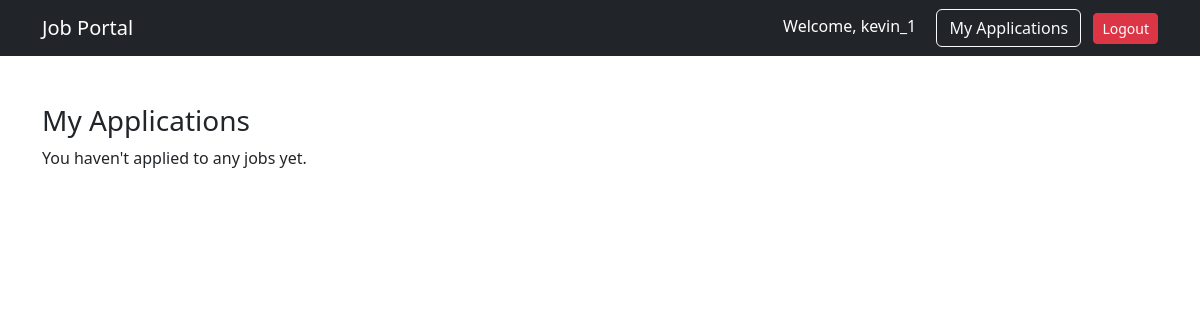
The page /applications/my/ (signed in) on the database as committed earlier.
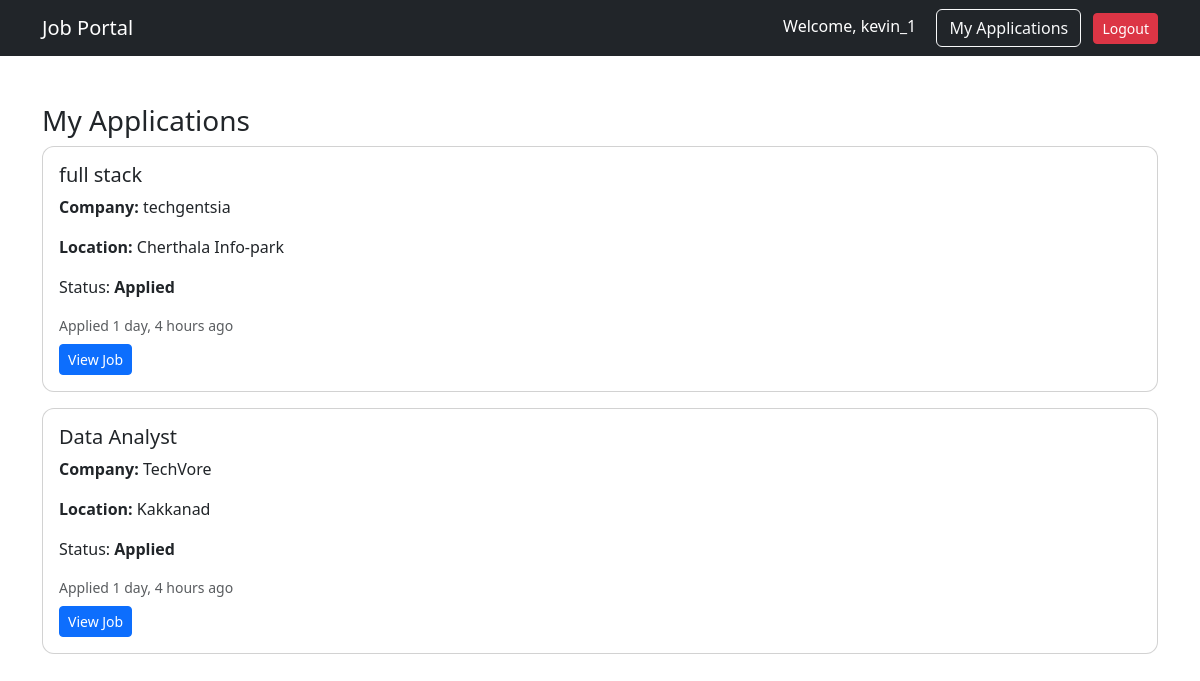
The same page on the database as committed later.
### applications/models.py (models this page shows, shortened)
class Application(models.Model):
    user = models.ForeignKey(settings.AUTH_USER_MODEL,
                              on_delete=models.CASCADE)
    job = models.ForeignKey(Job,
                            on_delete=models.CASCADE)
    applied_at = models.DateTimeField(auto_now_add=True)
    status = models.CharField(max_length=20,
                               default="Applied")

### jobs/models.py (models this page shows, shortened)
class Job(models.Model):
    recruiter = models.ForeignKey(
        settings.AUTH_USER_MODEL,
        on_delete=models.CASCADE
    )
    title = models.CharField(max_length=200)
    company = models.CharField(max_length=200)
    location = models.CharField(max_length=200)
    description = models.TextField()
    salary = models.CharField(max_length=100, blank=True)
    created_at = models.DateTimeField(auto_now_add=True)
    application_deadline = models.DateField(null=True, blank=True)

### applications/views.py (the view)
# urls.py: path("my/", views.my_applications, name="my_applications"),
@login_required
def my_applications(request):
    applications = Application.objects.filter(
        user=request.user
    ).order_by("-applied_at")
    return render(
        request,
        "applications/my_applications.html",
        {"applications": applications},
    )

### templates/applications/my_applications.html
{% extends "base.html" %}
{% block content %}
<h3>My Applications</h3>
{% for app in applications %}
<div class="card p-3 mb-3">
    <h5>{{ app.job.title }}</h5>
    <p><strong>Company:</strong> {{ app.job.company }}</p>
    <p><strong>Location:</strong> {{ app.job.location }}</p>
    <p>
        Status:
        <strong>{{ app.status }}</strong>
    </p>
    <small class="text-muted">
        Applied {{ app.applied_at|timesince }} ago
    </small>
    <div class="mt-2">
        <a href="{% url 'job_detail' app.job.id %}"
           class="btn btn-primary btn-sm">
           View Job
        </a>
    </div>
</div>
{% empty %}
<p>You haven't applied to any jobs yet.</p>
{% endfor %}
{% endblock %}

Rows that differ between the two databases and show on the page:
added Application: job "full stack", job.company "techgentsia", job.location "Cherthala Info-park", status "Applied", applied_at "1 day, 4 hours"
added Application: job "Data Analyst", job.company "TechVore", job.location "Kakkanad", status "Applied", applied_at "1 day, 4 hours"
Other text that changed with them:
text no longer shown: "You haven't applied to any jobs yet."
